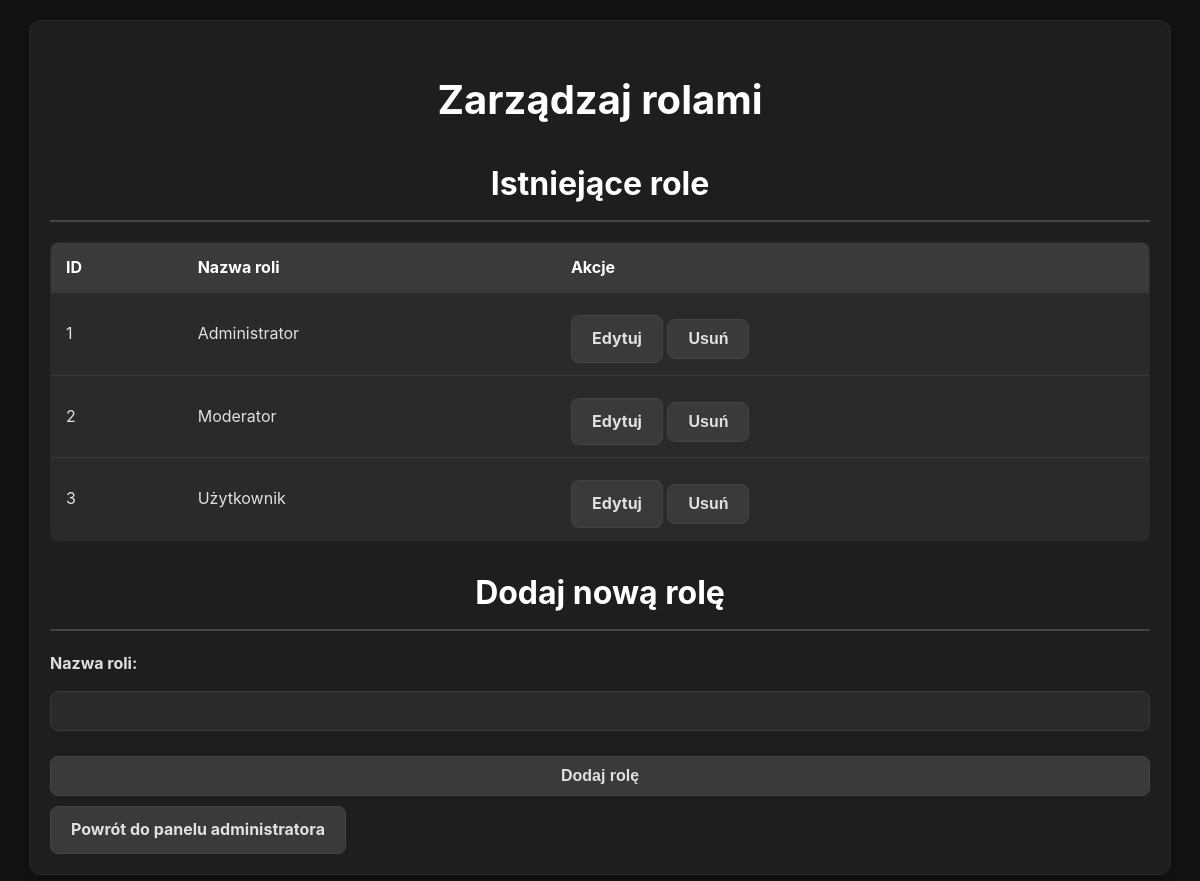
The page /admin_roles.php (signed in) on the database its author committed.
### tables this page shows
CREATE TABLE `uprawnienia` (
  `id_uprawnienia` int(11) NOT NULL,
  `nazwa_uprawnienia` varchar(255) DEFAULT NULL
);

### admin_roles.php (the view, shortened to what this page needs)
<?php
include 'config.php';
$stmt_roles = $pdo->query("SELECT id_uprawnienia, nazwa_uprawnienia FROM uprawnienia");
$roles = $stmt_roles->fetchAll(PDO::FETCH_ASSOC);
?>
<!DOCTYPE html>
<html lang="pl">
<head>
    <link rel="stylesheet" href="style.css">
</head>
<body>
    <div class="container">
        <h1>Zarządzaj rolami</h1>
        <h2>Istniejące role</h2>
        <?php if (empty($roles)): ?>
            <p>Brak zdefiniowanych ról.</p>
        <?php else: ?>
            <table>
                <thead>
                    <tr>
                        <th>ID</th>
                        <th>Nazwa roli</th>
                        <th>Akcje</th>
                    </tr>
                </thead>
                <tbody>
                    <?php foreach ($roles as $role): ?>
                        <tr>
                            <td><?= htmlspecialchars($role['id_uprawnienia']) ?></td>
                            <td><?= htmlspecialchars($role['nazwa_uprawnienia']) ?></td>
                            <td>
                                <a href="admin_edit_role.php?id_uprawnienia=<?= $role['id_uprawnienia'] ?>" class="button">Edytuj</a>
                                <form method="POST" style="display:inline;">
                                    <button type="submit" name="delete_role" class="button" onclick="return confirm('Czy na pewno chcesz usunąć tę rolę?');">Usuń</button>
                                </form>
                            </td>
                        </tr>
                    <?php endforeach; ?>
                </tbody>
            </table>
        <?php endif; ?>
        <h2>Dodaj nową rolę</h2>
        <form method="POST">
            <label for="role_name">Nazwa roli:</label>
            <input type="text" id="role_name" name="role_name" required>
            <button type="submit" name="new_role" class="button">Dodaj rolę</button>
        </form>
        <a href="admin_panel.php" class="button">Powrót do panelu administratora</a>
    </div>
</body>
</html>

### style.css (style rules this page uses)
body { font-family: 'Inter', sans-serif; background: #121212; color: #e0e0e0; margin: 0; padding: 0; line-height: 1.6; }
.container { max-width: 1100px; margin: 20px auto; padding: 20px; background: #1e1e1e; border: 1px solid #2a2a2a; border-radius: 12px; box-shadow: 0 4px 8px rgba(0, 0, 0, 0.2); }
h1, h2, h3 { color: #ffffff; font-weight: 700; margin-bottom: 20px; text-align: center; }
h1 { font-size: 2.5rem; }
h2 { font-size: 2rem; border-bottom: 2px solid #444; padding-bottom: 10px; }
.button { display: inline-block; padding: 10px 20px; background: #3a3a3a; color: #e0e0e0; font-size: 1rem; font-weight: bold; text-decoration: none; border-radius: 8px; border: 1px solid #444; margin-top: 10px; transition: background 0.3s ease, transform 0.2s ease; }
form { display: flex; flex-direction: column; gap: 15px; margin-top: 20px; }
form label { font-weight: bold; color: #e0e0e0; }
form input { padding: 10px; font-size: 1rem; border: 1px solid #3a3a3a; background: #2a2a2a; color: #e0e0e0; border-radius: 8px; width: 100%; box-sizing: border-box; transition: border-color 0.3s ease, box-shadow 0.3s ease; }
form button { padding: 10px 20px; background: #3a3a3a; color: #e0e0e0; font-size: 1rem; font-weight: bold; border-radius: 8px; border: 1px solid #444; cursor: pointer; transition: background 0.3s ease, transform 0.2s ease; }
table { width: 100%; border-collapse: collapse; margin: 20px 0; background: #2a2a2a; border: 1px solid #3a3a3a; border-radius: 8px; overflow: hidden; }
table th, table td { padding: 12px 15px; text-align: left; color: #e0e0e0; border-bottom: 1px solid #3a3a3a; }
table th { background: #3a3a3a; color: #ffffff; font-weight: bold; }

### rows shown on the page
uprawnienia: id_uprawnienia "1", nazwa_uprawnienia "Administrator"
uprawnienia: id_uprawnienia "2", nazwa_uprawnienia "Moderator"
uprawnienia: id_uprawnienia "3", nazwa_uprawnienia "Użytkownik"
